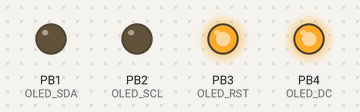
This sketch was run on a simulated ATtiny85, built with avr-gcc and run on an emulated ATtiny85. Shown: output pins drawn as LEDs (lit = HIGH).

Above: at 3.3 s.
Timing chart, 0 to 4.8 s (numbered marks = the images above):
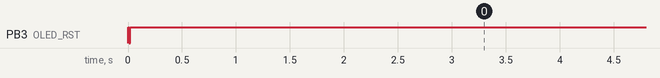

The sketch:

er-oledm_ch1115-atiny85.ino
```cpp
/***************************************************
//Web: http://www.buydisplay.com
EastRising Technology Co.,LTD
Examples for ER-OLEDM1.09-1
Display is Hardward SPI 4-Wire SPI Interface
Tested and worked with:
Works with Arduino 1.6.0 IDE
Test OK : Arduino DUE,Arduino mega2560,Arduino UNO Board
****************************************************/

/*
  == Hardware connection ==
    OLED   =>    Arduino
  *1. GND    ->    GND
  *2. VCC    ->    3.3
  *3. SCL    ->    2
  *4. SDA    ->    1
  *5. RES    ->    3
  *6. DC     ->    4
  *7. CS     ->    10K TO GND
*/


#include "tinySPI.h"
//#include <SPI.h>
#include "er_oled.h"

uint8_t oled_buf[WIDTH * HEIGHT / 8];

void setup() {
  er_oled_begin();
  delay(3000);
//  command(0xa7);
//  delay(3000);
}

void loop() {
//delay(100);
////  SPI.transfer(0x0f);
////command(0x0F);
  er_oled_display();

//  delay(1000);
//  command(0xa7);//--set Negative display
//  delay(1000);
//  command(0xa6);//--set normal display
}
```

er_oled.cpp
```cpp
/***************************************************
//Web: http://www.buydisplay.com
EastRising Technology Co.,LTD
****************************************************/
#include "tinySPI.h"
#include "er_oled.h"

#include <Arduino.h>

void sendCommand(uint8_t cmd){
  digitalWrite(OLED_DC, LOW);
  SPIWrite(cmd);
  digitalWrite(OLED_DC, HIGH);
}

void SPIWrite(uint8_t data) {
  #ifdef _software_SPI
    shiftOut(OLED_SDA, OLED_SCL, MSBFIRST, data);
  #else
    SPI.transfer(data);
  #endif
}

void er_oled_begin()
{
    #ifdef _software_SPI
    pinMode(OLED_SDA, OUTPUT);
    pinMode(OLED_SCL, OUTPUT);
    #endif

    pinMode(OLED_RST, OUTPUT);
    pinMode(OLED_DC, OUTPUT);
    digitalWrite(OLED_DC, HIGH);
    #ifndef _software_SPI
      SPI.begin();
    #endif

    digitalWrite(OLED_RST, HIGH);
    delay(10);
    digitalWrite(OLED_RST, LOW);
    delay(10);
    digitalWrite(OLED_RST, HIGH);
    delay(100);

    for (uint8_t i = 0; i < OLED_INIT_LEN; i++){
      sendCommand(pgm_read_byte(&OLED_INIT_CMD[i]));
    }

    delay(100);
}

void er_oled_display()
{
  uint8_t page,i;
  uint8_t buff = 0x01;
  for (page = 0; page < PAGES; page++) {
      sendCommand(0xB0 + page);/* set page address */
      sendCommand(0x00);   /* set low column address */
      sendCommand(0x10);  /* set high column address */
      //digitalWrite(OLED_DC, HIGH);
      //SPIWrite(pBuf, WIDTH); /* write data  one page*/
      //pBuf += WIDTH;
      for(i = 0; i< WIDTH; i++ ) {
        digitalWrite(OLED_DC, HIGH);
        buff = buff << 1;
        if (buff==0)
          buff = 0x01;
        SPIWrite(buff);
      }
  }
}
```

er_oled.h
```cpp
/***************************************************
//Web: http://www.buydisplay.com
EastRising Technology Co.,LTD
****************************************************/

#ifndef _er_oled_H_
#define _er_oled_H_

#include <avr/pgmspace.h>

//#define _software_SPI

#define WIDTH 128
#define HEIGHT 64
#define PAGES HEIGHT/8

#ifdef _software_SPI
#define OLED_SDA 1
#define OLED_SCL 2
#endif

#define OLED_RST 3
#define OLED_DC  4

#define OLED_INIT_LEN   28
const uint8_t OLED_INIT_CMD[] PROGMEM = {
  0xAE,             // display off
  0x00, 0x10, 0xB0, // set lower column address, higher column address, and page address
  0x40,             //set display start lines
  0x81, 0x00,       //contract control, default 0x80
  0x82, 0x00,       //iref resistor set and adjust ISEG
  0xA0,             // set segment remap 0xA0
  0xA2,             // set seg pads hardware configuration
  0xA4,             // disable entire display on (0xA4, 0xA5)
  0xA6,             // normal (0xA7 is reverse)
  0xA8,             // multiplex ratio
  0x3F,             // duty = 1/64
  0xC0,             // Com scan direction 0xC0
  0xD3, 0x00,       // set display offset
  0xD5, 0xA0,       // set osc division
  0xD9, 0x22,       // set pre-charge period
  0xDB, 0x40,       // set vcomh
  0x31,             // set pump 7.4v
  0xAD,             // set charge pump enable
  0x8B,             // set dc-dc enable (0x8A=disable; 0x8B=enable)
  0xAF
};

void er_oled_begin();
//void er_oled_display(uint8_t* buffer);
void er_oled_display();
void SPIWrite(uint8_t data);
void sendCommand(uint8_t cmd);


#endif
```

tinySPI.cpp
```cpp
// (licence header left out)
#include "tinySPI.h"

void tinySPI::begin()
{
    USICR &= ~(_BV(USISIE) | _BV(USIOIE) | _BV(USIWM1));
    USICR |= _BV(USIWM0) | _BV(USICS1) | _BV(USICLK);
    SPI_DDR_PORT |= _BV(USCK_DD_PIN);   // set the USCK pin as output
    SPI_DDR_PORT |= _BV(DO_DD_PIN);     // set the DO pin as output
    SPI_DDR_PORT &= ~_BV(DI_DD_PIN);    // set the DI pin as input
}

void tinySPI::setDataMode(uint8_t spiDataMode)
{
    if (spiDataMode == SPI_MODE1)
        USICR |= _BV(USICS0);
    else
        USICR &= ~_BV(USICS0);
}

uint8_t tinySPI::transfer(uint8_t spiData)
{
    USIDR = spiData;
    USISR = _BV(USIOIF);                // clear counter and counter overflow interrupt flag
    ATOMIC_BLOCK(ATOMIC_RESTORESTATE)   // ensure a consistent clock period
    {
        while ( !(USISR & _BV(USIOIF)) ) USICR |= _BV(USITC);
    }
    return USIDR;
}

void tinySPI::end()
{
    USICR &= ~(_BV(USIWM1) | _BV(USIWM0));
}

tinySPI SPI;
```

tinySPI.h
```cpp
// (licence header left out)
#ifndef TINYSPI_H_INCLUDED
#define TINYSPI_H_INCLUDED

#include <util/atomic.h>

// USI ports and pins
// (Thanks to nopnop2002 for adding the definitions for ATtiny461/861 and 2313/4313.)
#if defined(__AVR_ATtiny24__) || defined(__AVR_ATtiny44__) || defined(__AVR_ATtiny84__)
  #define SPI_DDR_PORT DDRA
  #define USCK_DD_PIN DDA4
  #define DO_DD_PIN DDA5
  #define DI_DD_PIN DDA6
#elif defined(__AVR_ATtiny25__) || defined(__AVR_ATtiny45__) || defined(__AVR_ATtiny85__)
  #define SPI_DDR_PORT DDRB
  #define USCK_DD_PIN DDB2
  #define DO_DD_PIN DDB1
  #define DI_DD_PIN DDB0
#elif defined(__AVR_ATtiny261__) || defined(__AVR_ATtiny461__) || defined(__AVR_ATtiny861__)
  #define SPI_DDR_PORT DDRB
  #define USCK_DD_PIN DDB2
  #define DO_DD_PIN DDB1
  #define DI_DD_PIN DDB0
#elif defined(__AVR_ATtiny2313__) || defined(__AVR_ATtiny4313__)
  #define SPI_DDR_PORT DDRB
  #define USCK_DD_PIN DDB7
  #define DO_DD_PIN DDB6
  #define DI_DD_PIN DDB5
#else
  #error "tinySPI does not support this microcontroller."
#endif

// SPI data modes
#define SPI_MODE0 0x00
#define SPI_MODE1 0x04

class tinySPI
{
    public:
        static void begin();
        static void setDataMode(uint8_t spiDataMode);
        static uint8_t transfer(uint8_t spiData);
        static void end();
};

extern tinySPI SPI;

#endif
```
